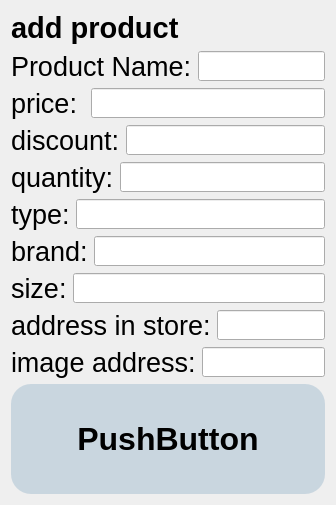
            <widget class="QWidget" name="add_product_view">
             <layout class="QVBoxLayout" name="verticalLayout_6">
              <item>
               <widget class="QLabel" name="add_product_title_label">
                <property name="minimumSize">
                 <size>
                  <width>0</width>
                  <height>0</height>
                 </size>
                </property>
                <property name="maximumSize">
                 <size>
                  <width>16777215</width>
                  <height>75</height>
                 </size>
                </property>
                <property name="font">
                 <font>
                  <pointsize>22</pointsize>
                  <weight>75</weight>
                  <bold>true</bold>
                 </font>
                </property>
                <property name="styleSheet">
                 <string notr="true">text-align:center;</string>
                </property>
                <property name="text">
                 <string>add product</string>
                </property>
               </widget>
              </item>
              <item>
               <layout class="QHBoxLayout" name="horizontalLayout_9">
                <item>
                 <widget class="QLabel" name="product_name_label">
                  <property name="font">
                   <font>
                    <pointsize>20</pointsize>
                   </font>
                  </property>
                  <property name="text">
                   <string>Product Name:</string>
                  </property>
                 </widget>
                </item>
                <item>
                 <widget class="QLineEdit" name="product_name_lineEdit">
                  <property name="minimumSize">
                   <size>
                    <width>0</width>
                    <height>30</height>
                   </size>
                  </property>
                 </widget>
                </item>
               </layout>
              </item>
              <item>
               <layout class="QHBoxLayout" name="horizontalLayout_10">
                <item>
                 <widget class="QLabel" name="price_label">
                  <property name="font">
                   <font>
                    <pointsize>20</pointsize>
                   </font>
                  </property>
                  <property name="text">
                   <string>price: </string>
                  </property>
                 </widget>
                </item>
                <item>
                 <widget class="QLineEdit" name="price_lineEdit">
                  <property name="minimumSize">
                   <size>
                    <width>0</width>
                    <height>30</height>
                   </size>
                  </property>
                 </widget>
                </item>
               </layout>
              </item>
              <item>
               <layout class="QHBoxLayout" name="horizontalLayout_11">
                <item>
                 <widget class="QLabel" name="discount_label">
                  <property name="font">
                   <font>
                    <pointsize>20</pointsize>
                   </font>
                  </property>
                  <property name="text">
                   <string>discount:</string>
                  </property>
                 </widget>
                </item>
                <item>
                 <widget class="QLineEdit" name="discount_lineEdit">
                  <property name="minimumSize">
                   <size>
                    <width>0</width>
                    <height>30</height>
                   </size>
                  </property>
                 </widget>
                </item>
               </layout>
              </item>
              <item>
               <layout class="QHBoxLayout" name="horizontalLayout_12">
                <item>
                 <widget class="QLabel" name="quantity_label">
                  <property name="font">
                   <font>
                    <pointsize>20</pointsize>
                   </font>
                  </property>
                  <property name="text">
                   <string>quantity:</string>
                  </property>
                 </widget>
                </item>
                <item>
                 <widget class="QLineEdit" name="quantity_lineEdit">
                  <property name="minimumSize">
                   <size>
                    <width>0</width>
                    <height>30</height>
                   </size>
                  </property>
                 </widget>
                </item>
               </layout>
              </item>
              <item>
               <layout class="QHBoxLayout" name="horizontalLayout_16">
                <item>
                 <widget class="QLabel" name="type_label">
                  <property name="font">
                   <font>
                    <pointsize>20</pointsize>
                   </font>
                  </property>
                  <property name="text">
                   <string>type:</string>
                  </property>
                 </widget>
                </item>
                <item>
                 <widget class="QLineEdit" name="type_lineEdit">
                  <property name="minimumSize">
                   <size>
                    <width>0</width>
                    <height>30</height>
                   </size>
                  </property>
                 </widget>
                </item>
               </layout>
              </item>
              <item>
               <layout class="QHBoxLayout" name="horizontalLayout_15">
                <item>
                 <widget class="QLabel" name="brand_liabel">
                  <property name="font">
                   <font>
                    <pointsize>20</pointsize>
                   </font>
                  </property>
                  <property name="text">
                   <string>brand:</string>
                  </property>
                 </widget>
                </item>
                <item>
                 <widget class="QLineEdit" name="brand_lineEdit">
                  <property name="minimumSize">
                   <size>
                    <width>0</width>
                    <height>30</height>
                   </size>
                  </property>
                 </widget>
                </item>
               </layout>
              </item>
              <item>
               <layout class="QHBoxLayout" name="horizontalLayout_14">
                <item>
                 <widget class="QLabel" name="size_label">
                  <property name="font">
                   <font>
                    <pointsize>20</pointsize>
                   </font>
                  </property>
                  <property name="text">
                   <string>size:</string>
                  </property>
                 </widget>
                </item>
                <item>
                 <widget class="QLineEdit" name="size_lineEdit">
                  <property name="minimumSize">
                   <size>
                    <width>0</width>
                    <height>30</height>
                   </size>
                  </property>
                 </widget>
                </item>
               </layout>
              </item>
              <item>
               <layout class="QHBoxLayout" name="horizontalLayout_31">
                <item>
                 <widget class="QLabel" name="address_in_store_label">
                  <property name="font">
                   <font>
                    <pointsize>20</pointsize>
                   </font>
                  </property>
                  <property name="text">
                   <string>address in store:</string>
                  </property>
                 </widget>
                </item>
                <item>
                 <widget class="QLineEdit" name="address_in_store_lineEdit">
                  <property name="minimumSize">
                   <size>
                    <width>0</width>
                    <height>30</height>
                   </size>
                  </property>
                 </widget>
                </item>
               </layout>
              </item>
              <item>
               <layout class="QHBoxLayout" name="horizontalLayout_32">
                <item>
                 <widget class="QLabel" name="image_address_label">
                  <property name="font">
                   <font>
                    <pointsize>20</pointsize>
                   </font>
                  </property>
                  <property name="text">
                   <string>image address:</string>
                  </property>
                 </widget>
                </item>
                <item>
                 <widget class="QLineEdit" name="image_address_lineEdit">
                  <property name="minimumSize">
                   <size>
                    <width>0</width>
                    <height>30</height>
                   </size>
                  </property>
                 </widget>
                </item>
               </layout>
              </item>
              <item>
               <widget class="QPushButton" name="add_new_product_button">
                <property name="minimumSize">
                 <size>
                  <width>0</width>
                  <height>110</height>
                 </size>
                </property>
                <property name="font">
                 <font>
                  <pointsize>24</pointsize>
                  <weight>75</weight>
                  <bold>true</bold>
                 </font>
                </property>
                <property name="styleSheet">
                 <string notr="true">text-align:center;
background-color: rgb(201, 214, 223);
border-radius:20px;
</string>
                </property>
                <property name="text">
                 <string>PushButton</string>
                </property>
               </widget>
              </item>
             </layout>
            </widget>
